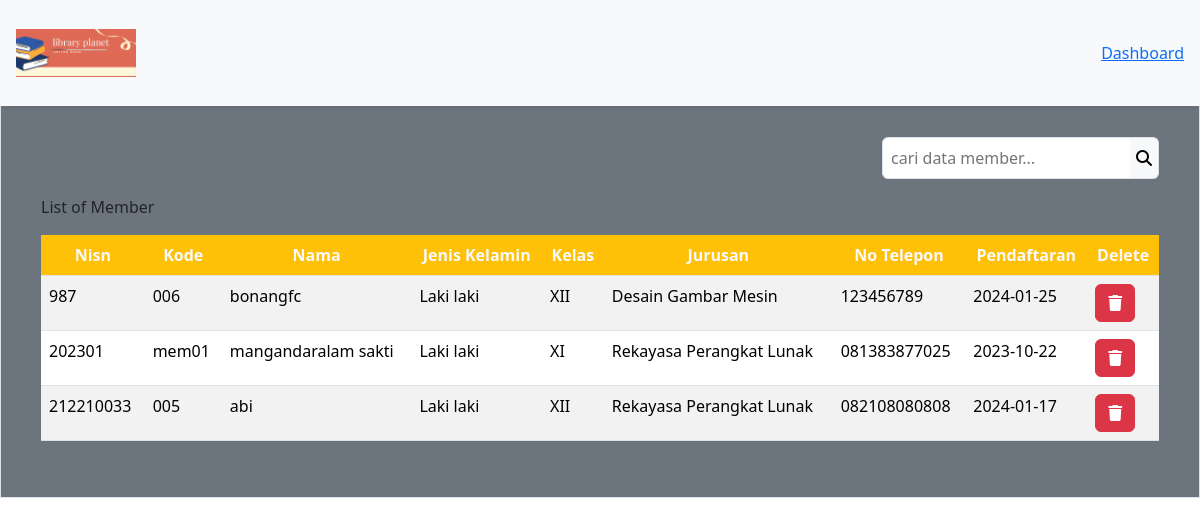
The app's page /DashboardAdmin/member/member.php (signed in) with its own data.
### tables this page shows
CREATE TABLE `member` (
  `nisn` int(11) NOT NULL,
  `kode_member` varchar(12) NOT NULL,
  `nama` varchar(255) NOT NULL,
  `password` varchar(255) NOT NULL,
  `jenis_kelamin` varchar(20) NOT NULL,
  `kelas` varchar(5) NOT NULL,
  `jurusan` varchar(50) NOT NULL,
  `no_tlp` varchar(15) NOT NULL,
  `tgl_pendaftaran` date NOT NULL
);

### config/config.php (called while the page is built, shortened)
<?php
$host = "127.0.0.1";
$username = "root";
$password = "";
$database_name = "perpustakaan";
$connection = mysqli_connect($host, $username, $password, $database_name);
function queryReadData($dataKategori) {
  global $connection;
  $result = mysqli_query($connection, $dataKategori);
  $items = [];
  while($item = mysqli_fetch_assoc($result)) {
    $items[] = $item;
  }
  return $items;
}
?>

### DashboardAdmin/member/member.php (the view, shortened to what this page needs)
<?php
require "../../config/config.php";
$member = queryReadData("SELECT * FROM member");
?>
<!DOCTYPE html>
<html lang="en">
  <head>
    <link href="https://cdn.jsdelivr.net/npm/bootstrap@5.3.2/dist/css/bootstrap.min.css" rel="stylesheet">
  </head>
  <body>
  <div class="p-3 mb-2 border bg-secondary">
    <nav class="navbar fixed-top bg-body-tertiary shadow-sm">
      <div class="container-fluid p-3">
        <a class="navbar-brand" href="#">
          <img src="../../assets/library Book Sale.png" alt="logo" width="120px">
        </a>
        <a class="btn-tertiary" href="../dashboardAdmin.php">Dashboard</a>
      </div>
    </nav>
    <div class="p-4 mt-5">
     <form action="" method="post" class="mt-5">
       <div class="input-group d-flex justify-content-end mb-3">
         <input class="border p-2 rounded rounded-end-0 bg-tertiary" type="text" name="keyword" id="keyword" placeholder="cari data member...">
         <button class="border border-start-0 bg-light rounded rounded-start-0" type="submit" name="search"><i class="fa-solid fa-magnifying-glass"></i></button>
       </div>
      </form>
      <caption>List of Member</caption>
      <div class="table-responsive mt-3">
        <table class="table table-striped table-hover">
        <thead class="text-center">
          <tr>
            <th class="bg-warning text-light">Nisn</th>
            <th class="bg-warning text-light">Kode</th>
            <th class="bg-warning text-light">Nama</th>
            <th class="bg-warning text-light">Jenis Kelamin</th>
            <th class="bg-warning text-light">Kelas</th>
            <th class="bg-warning text-light">Jurusan</th>
            <th class="bg-warning text-light">No Telepon</th>
            <th class="bg-warning text-light">Pendaftaran</th>
            <th class="bg-warning text-light">Delete</th>
          </tr>
        </thead>
      <?php foreach($member as $item) : ?>
      <tr>
        <td><?=$item["nisn"];?></td>
        <td><?=$item["kode_member"];?></td>
        <td><?=$item["nama"];?></td>
        <td><?=$item["jenis_kelamin"];?></td>
        <td><?=$item["kelas"];?></td>
        <td><?=$item["jurusan"];?></td>
        <td><?=$item["no_tlp"];?></td>
        <td><?=$item["tgl_pendaftaran"];?></td>
        <td>
          <div class="action">
             <a href="deleteMember.php?id=<?= $item["nisn"]; ?>" class="btn btn-danger" onclick="return confirm('Yakin ingin menghapus data member ?');"><i class="fa-solid fa-trash"></i></a>
           </div>
        </td>
       </tr>
      <?php endforeach;?>
    </table>
    </div>
  </div>
  </body>
</html>

### records on screen
member: nisn "987", kode_member "006", nama "bonangfc", jenis_kelamin "Laki laki", kelas "XII", jurusan "Desain Gambar Mesin", no_tlp "123456789", tgl_pendaftaran "2024-01-25"
member: nisn "202301", kode_member "mem01", nama "mangandaralam sakti", jenis_kelamin "Laki laki", kelas "XI", jurusan "Rekayasa Perangkat Lunak", no_tlp "081383877025", tgl_pendaftaran "2023-10-22"
member: nisn "212210033", kode_member "005", nama "abi", jenis_kelamin "Laki laki", kelas "XII", jurusan "Rekayasa Perangkat Lunak", no_tlp "082108080808", tgl_pendaftaran "2024-01-17"
